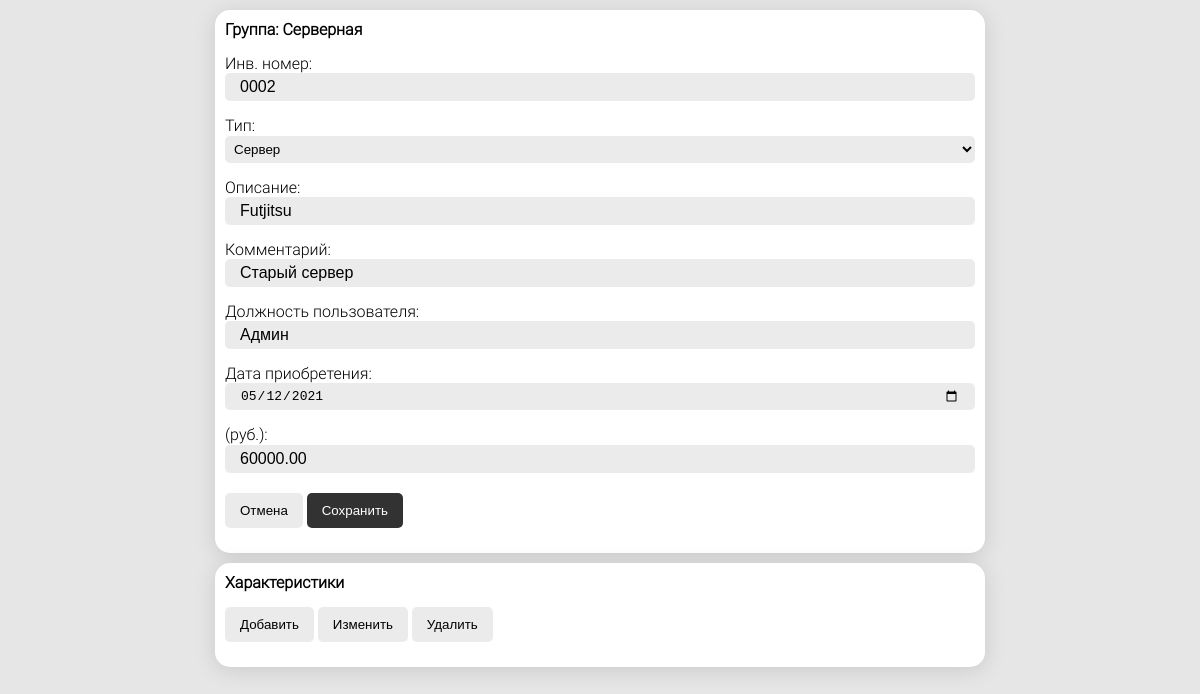
Page /equipment_card/2/ (signed in) on the committed database.
### main/models.py (models this page shows, shortened)
class EquipmentCard(models.Model):
    group = models.ForeignKey(Group, verbose_name='Группа', on_delete=models.CASCADE)
    equipment_type = models.ForeignKey('EquipmentType', verbose_name='Тип оборудования', on_delete=models.CASCADE)
    inv_number = models.CharField(max_length=100, verbose_name='Инвентарный номер', null=True, blank=True)
    title = models.CharField(max_length=1000, verbose_name='Описание', null=True, blank=True)
    comment = models.TextField(verbose_name='Комментарий', null=True, blank=True)
    worker = models.CharField(max_length=1000, verbose_name='Пользователь оборудования', null=True, blank=True)
    purchase_date = models.DateField(verbose_name='Дата приобретения', null=True, blank=True)
    price = models.DecimalField(max_digits=15, decimal_places=2, verbose_name='Стоимость', null=True, blank=True)
    class Meta:
        verbose_name = 'Учетная карточка'
        verbose_name_plural = 'Учетные карточки'

class Group(models.Model):
    title = models.CharField(max_length=1024, verbose_name='Наименование')
    user = models.ForeignKey(User, verbose_name='Пользователь', on_delete=models.CASCADE)
    group = models.ForeignKey(
        'self',
        verbose_name='Группа',
        related_name='child_groups',
        on_delete=models.CASCADE,
        null=True,
        blank=True,
        default=None
    )
    class Meta:
        verbose_name = 'Группа'
        verbose_name_plural = 'Группы'
        ordering = ['title']

### main/views.py (the view)
# urls.py: path('equipment_card/<int:card_id>/', equipment_card, name='equipment_card'),
@login_required
def equipment_card(request, card_id):
    user = request.user
    try:
        card = EquipmentCard.objects.get(pk=card_id)
    except EquipmentCard.DoesNotExist:
        return Http404()
    if card.group.user != user:
        return Http404()
    types = EquipmentType.objects.filter(user=user)
    context = {
        'equipment_card': card,
        'equipment_types': types
    }
    return render(request, 'main/equipment_card.html', context=context)

### main/templatetags/custom_filters.py (called while the page is built)
def dot(value):
    return str(value).replace(',', '.')

### templates/main/equipment_card.html (shortened to what this page needs)
{% extends 'main/base.html' %}
{% load static %}
{% load custom_filters %}
{% block style %}
    <link rel="stylesheet" href="{% static 'main/css/equipment_card.css' %}">
{% endblock %}
{% block content %}
    <div class="container" id="card_container">
        <form>
            <h1>
                Группа: {{ equipment_card.group.title }}
            </h1>
            <div>
                <label for="inv_number">Инв. номер:</label>
                <input type="text" id="inv_number" name="inv_number" value="{{ equipment_card.inv_number|default_if_none:"" }}">
            </div>
            <div>
                <label for="equipment_type">Тип:</label>
                <select name="equipment_type" id="equipment_type">
                    {% for equipment_type in equipment_types %}
                        {% if equipment_card.equipment_type.id == equipment_type.id %}
                            <option value="{{ equipment_type.id }}" selected>{{ equipment_type.title }}</option>
                        {% else %}
                            <option value="{{ equipment_type.id }}">{{ equipment_type.title }}</option>
                        {% endif %}
                    {% endfor %}
                </select>
            </div>
            <div>
                <label for="title">Описание:</label>
                <input type="text" id="title" name="title" value="{{ equipment_card.title|default_if_none:"" }}">
            </div>
            <div>
                <label for="comment">Комментарий:</label>
                <input type="text" id="comment" name="comment" value="{{ equipment_card.comment|default_if_none:"" }}">
            </div>
            <div>
                <label for="worker">Должность пользователя:</label>
                <input type="text" id="worker" name="worker" value="{{ equipment_card.worker|default_if_none:"" }}">
            </div>
            <div>
                <label for="purchase_date">Дата приобретения:</label>
                <input type="date"
                       id="purchase_date"
                       name="purchase_date"
                       value="{{ equipment_card.purchase_date|date:"Y-m-d" }}"
                >
            </div>
            <div>
                <label for="price"> (руб.):</label>
                <input type="text"
                       id="price"
                       name="price"
                       pattern="(\d{0,13})|(\d{0,13}\.\d{0,2})"
                       value="{{ equipment_card.price|default_if_none:""|dot }}"
                >
            </div>
            <div>
                <input type="button" value="Отмена">
                <input type="submit" value="Сохранить">
            </div>
        </form>
    </div>
    <div class="container" id="features_container">
        <h1>Характеристики</h1>
        <div>
            <input type="button" id="create_feature_btn" value="Добавить">
            <input type="button" id="edit_feature_btn" value="Изменить">
            <input type="button" id="remove_feature_btn" value="Удалить">
        </div>
    </div>
{% endblock %}

### main/static/main/css/base.css (style rules this page uses)
body { background-color: rgb(230, 230, 230); padding: 10px; }
input[type=text], input[type=password], input[type=email], input[type=date] { padding: 5px 15px; outline: none; border: none; background-color: rgb(235, 235, 235); border-radius: 5px; font-size: 1em; width: 100%; box-sizing: border-box; }
input[type=submit], input[type=button] { padding: 10px 15px; border: none; cursor: pointer; border-radius: 5px; }
input[type=submit] { background-color: rgb(50, 50, 50); color: white; margin-top: 5px; }
input[type=button] { background-color: rgb(235, 235, 235); color: black; }
select { width: 100%; padding: 5px; border: none; outline: none; border-radius: 5px; background-color: rgb(235, 235, 235); }

### main/static/main/css/equipment_card.css (style rules this page uses)
.container { max-width: 750px; margin: auto; padding: 10px; background-color: white; box-shadow: 0 3px 20px rgba(90, 90, 90, 0.2); border-radius: 15px; overflow: auto; font-family: "Roboto Light", Arial, SansSerif; }
.container:not(:first-child) { margin-top: 10px; }
.container div, dialog div { margin: 15px 0; }

### rows in the picture
EquipmentCard: group "Серверная", inv_number "0002", title "Futjitsu", comment "Старый сервер", worker "Админ", purchase_date "05/12/2021", price "60000.00"

### other values in the picture
form field equipment_type "Сервер"
